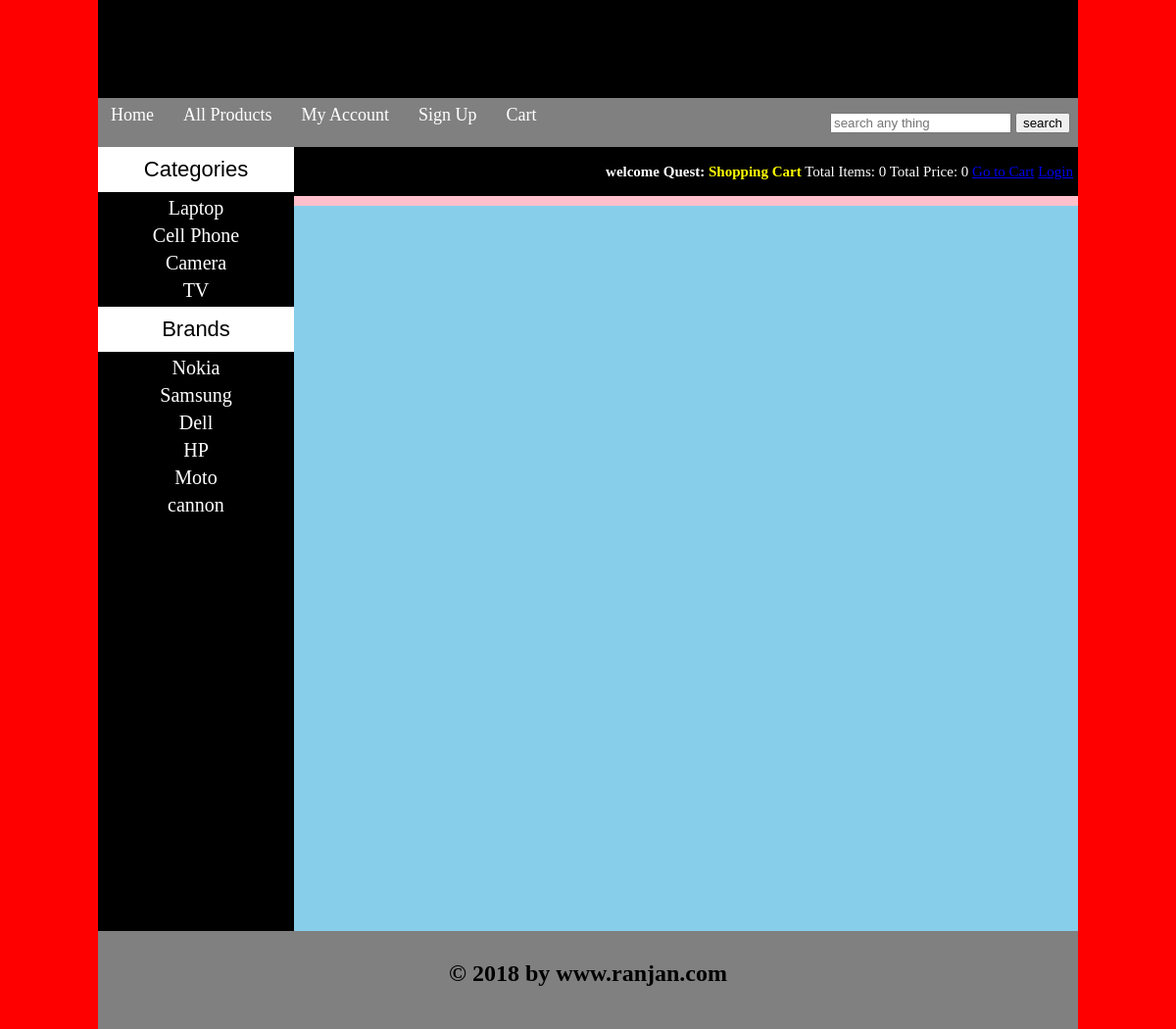
The page / on the database its author committed.
### tables this page shows
CREATE TABLE `categories` (
  `cat_id` int(100) NOT NULL,
  `cat_title` text NOT NULL
);

CREATE TABLE `brands` (
  `brand_id` int(100) NOT NULL,
  `brand_title` text NOT NULL
);

### functions/functions.php (the view, shortened to what this page needs)
<?php
    $con = mysqli_connect("localhost","root","","ecommerce");
function getIp(){
    $ip=$_SERVER['REMOTE_ADDR'];
    return $ip;
}
function total_items(){
    if(isset($_GET['add_cart'])){
    global $con;
    $ip=getIp();
    $get_items="select * from cart where ip_add='$ip'";
    $run_items=mysqli_query($con, $get_items);
    $count_items=mysqli_num_rows($run_items);
}
else{
     global $con;
    $ip=getIp();
    $get_items="select * from cart where ip_add='$ip'";
    $run_items=mysqli_query($con, $get_items);
    $count_items=mysqli_num_rows($run_items);
}
echo $count_items;
}
function total_price(){
    $total=0;
    echo $total;
}
    function getCats()
{
        global $con;
    $get_cats="select * from categories";
        $run_cats=mysqli_query($con, $get_cats);
        while($row_cats=mysqli_fetch_array($run_cats)){
            $cat_id=$row_cats['cat_id'];
            $cat_title=$row_cats['cat_title'];
            echo "<li><a href='index.php?cat=$cat_id'>$cat_title</a></li>";
        }
}
function getBrand()
{
        global $con;
        $get_brand="select * from brands";
        $run_brand=mysqli_query($con, $get_brand);
        while($row_brand=mysqli_fetch_array($run_brand)){
            $brand_id=$row_brand['brand_id'];
            $brand_title=$row_brand['brand_title'];
            echo "<li><a href='index.php?brand=$brand_id'>$brand_title</a></li>";
        }
}
?>

### styles/style.css (style rules this page uses)
html, body, div, span, applet, object, iframe, h1, h2, h3, h4, h5, h6, p, blockquote, pre, a, abbr, acronym, address, big, cite, code, del, dfn, em, img, ins, kbd, q, s, samp, small, strike, strong, sub, sup, tt, var, b, u, i, center, dl, dt, dd, ol, ul, li, fieldset, form, label, legend, table, caption, tbody, tfoot, thead, tr, th, td, article, aside, canvas, details, embed, figure, figcaption, footer, header, hgroup, menu, nav, output, ruby, section, summary, time, mark, audio, video { margin: 0; padding: 0; border: 0; vertical-align: baseline; }
body { background: red; }
#cats li { list-style: none; margin: 5px; }
#cats a { color: white; padding: 8px; margin: 5px; text-align: center; font-size: 20px; text-decoration: none; font-family: comic sans ms; }

### rows shown on the page
categories: cat_title "Laptop"
categories: cat_title "Cell Phone"
categories: cat_title "Camera"
categories: cat_title "TV"
brands: brand_title "Nokia"
brands: brand_title "Samsung"
brands: brand_title "Dell"
brands: brand_title "HP"
brands: brand_title "Moto"
brands: brand_title "cannon"

### other values the page prints
$count_items "0"
$total "0"
